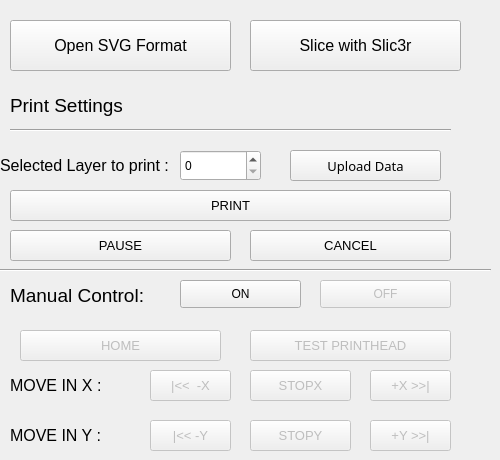
    <widget class="QWidget" name="control_tab_4">
     <attribute name="title">
      <string>Control</string>
     </attribute>
     <widget class="QPushButton" name="slicer">
      <property name="geometry">
       <rect>
        <x>250</x>
        <y>20</y>
        <width>211</width>
        <height>51</height>
       </rect>
      </property>
      <property name="font">
       <font>
        <pointsize>12</pointsize>
        <weight>50</weight>
        <bold>false</bold>
       </font>
      </property>
      <property name="text">
       <string>Slice with Slic3r</string>
      </property>
     </widget>
     <widget class="QLabel" name="Printsettings">
      <property name="geometry">
       <rect>
        <x>10</x>
        <y>90</y>
        <width>171</width>
        <height>31</height>
       </rect>
      </property>
      <property name="font">
       <font>
        <pointsize>14</pointsize>
       </font>
      </property>
      <property name="text">
       <string>Print Settings</string>
      </property>
      <property name="scaledContents">
       <bool>true</bool>
      </property>
      <property name="alignment">
       <set>Qt::AlignLeading|Qt::AlignLeft|Qt::AlignVCenter</set>
      </property>
      <property name="wordWrap">
       <bool>false</bool>
      </property>
     </widget>
     <widget class="QLabel" name="Selectedlayer">
      <property name="geometry">
       <rect>
        <x>0</x>
        <y>150</y>
        <width>201</width>
        <height>31</height>
       </rect>
      </property>
      <property name="font">
       <font>
        <pointsize>12</pointsize>
       </font>
      </property>
      <property name="frameShape">
       <enum>QFrame::NoFrame</enum>
      </property>
      <property name="frameShadow">
       <enum>QFrame::Sunken</enum>
      </property>
      <property name="text">
       <string>Selected Layer to print :</string>
      </property>
      <property name="scaledContents">
       <bool>true</bool>
      </property>
      <property name="alignment">
       <set>Qt::AlignLeading|Qt::AlignLeft|Qt::AlignVCenter</set>
      </property>
      <property name="wordWrap">
       <bool>false</bool>
      </property>
     </widget>
     <widget class="Line" name="line">
      <property name="geometry">
       <rect>
        <x>10</x>
        <y>120</y>
        <width>441</width>
        <height>20</height>
       </rect>
      </property>
      <property name="orientation">
       <enum>Qt::Horizontal</enum>
      </property>
     </widget>
     <widget class="QPushButton" name="opensvg">
      <property name="geometry">
       <rect>
        <x>10</x>
        <y>20</y>
        <width>221</width>
        <height>51</height>
       </rect>
      </property>
      <property name="font">
       <font>
        <pointsize>12</pointsize>
        <weight>50</weight>
        <bold>false</bold>
       </font>
      </property>
      <property name="text">
       <string>Open SVG Format</string>
      </property>
     </widget>
     <widget class="QPushButton" name="uploaddata">
      <property name="enabled">
       <bool>true</bool>
      </property>
      <property name="geometry">
       <rect>
        <x>290</x>
        <y>150</y>
        <width>151</width>
        <height>31</height>
       </rect>
      </property>
      <property name="font">
       <font>
        <family>Franklin Gothic Medium Cond</family>
        <pointsize>10</pointsize>
        <weight>50</weight>
        <bold>false</bold>
        <underline>false</underline>
       </font>
      </property>
      <property name="text">
       <string>Upload Data</string>
      </property>
     </widget>
     <widget class="QPushButton" name="print">
      <property name="enabled">
       <bool>true</bool>
      </property>
      <property name="geometry">
       <rect>
        <x>10</x>
        <y>190</y>
        <width>441</width>
        <height>31</height>
       </rect>
      </property>
      <property name="font">
       <font>
        <pointsize>10</pointsize>
       </font>
      </property>
      <property name="text">
       <string>PRINT</string>
      </property>
      <property name="checkable">
       <bool>false</bool>
      </property>
      <property name="autoDefault">
       <bool>false</bool>
      </property>
      <property name="default">
       <bool>false</bool>
      </property>
      <property name="flat">
       <bool>false</bool>
      </property>
     </widget>
     <widget class="QPushButton" name="pauseprint">
      <property name="enabled">
       <bool>true</bool>
      </property>
      <property name="geometry">
       <rect>
        <x>10</x>
        <y>230</y>
        <width>221</width>
        <height>31</height>
       </rect>
      </property>
      <property name="font">
       <font>
        <pointsize>10</pointsize>
       </font>
      </property>
      <property name="text">
       <string>PAUSE</string>
      </property>
     </widget>
     <widget class="QPushButton" name="cancelprint">
      <property name="enabled">
       <bool>true</bool>
      </property>
      <property name="geometry">
       <rect>
        <x>250</x>
        <y>230</y>
        <width>201</width>
        <height>31</height>
       </rect>
      </property>
      <property name="font">
       <font>
        <pointsize>10</pointsize>
       </font>
      </property>
      <property name="text">
       <string>CANCEL</string>
      </property>
     </widget>
     <widget class="QPushButton" name="moveposx">
      <property name="enabled">
       <bool>false</bool>
      </property>
      <property name="geometry">
       <rect>
        <x>370</x>
        <y>370</y>
        <width>81</width>
        <height>31</height>
       </rect>
      </property>
      <property name="font">
       <font>
        <pointsize>10</pointsize>
       </font>
      </property>
      <property name="text">
       <string>+X &gt;&gt;|</string>
      </property>
     </widget>
     <widget class="QPushButton" name="testprinthead">
      <property name="enabled">
       <bool>false</bool>
      </property>
      <property name="geometry">
       <rect>
        <x>250</x>
        <y>330</y>
        <width>201</width>
        <height>31</height>
       </rect>
      </property>
      <property name="font">
       <font>
        <pointsize>10</pointsize>
       </font>
      </property>
      <property name="text">
       <string>TEST PRINTHEAD</string>
      </property>
     </widget>
     <widget class="QLabel" name="movexlabel">
      <property name="geometry">
       <rect>
        <x>10</x>
        <y>370</y>
        <width>91</width>
        <height>31</height>
       </rect>
      </property>
      <property name="font">
       <font>
        <pointsize>12</pointsize>
       </font>
      </property>
      <property name="frameShape">
       <enum>QFrame::NoFrame</enum>
      </property>
      <property name="frameShadow">
       <enum>QFrame::Sunken</enum>
      </property>
      <property name="text">
       <string>MOVE IN X :</string>
      </property>
      <property name="scaledContents">
       <bool>true</bool>
      </property>
      <property name="alignment">
       <set>Qt::AlignLeading|Qt::AlignLeft|Qt::AlignVCenter</set>
      </property>
      <property name="wordWrap">
       <bool>false</bool>
      </property>
     </widget>
     <widget class="QPushButton" name="movenegx">
      <property name="enabled">
       <bool>false</bool>
      </property>
      <property name="geometry">
       <rect>
        <x>150</x>
        <y>370</y>
        <width>81</width>
        <height>31</height>
       </rect>
      </property>
      <property name="font">
       <font>
        <pointsize>10</pointsize>
       </font>
      </property>
      <property name="text">
       <string>|&lt;&lt;  -X</string>
      </property>
     </widget>
     <widget class="QLabel" name="moveYlabel">
      <property name="geometry">
       <rect>
        <x>10</x>
        <y>420</y>
        <width>91</width>
        <height>31</height>
       </rect>
      </property>
      <property name="font">
       <font>
        <pointsize>12</pointsize>
       </font>
      </property>
      <property name="frameShape">
       <enum>QFrame::NoFrame</enum>
      </property>
      <property name="frameShadow">
       <enum>QFrame::Sunken</enum>
      </property>
      <property name="text">
       <string>MOVE IN Y :</string>
      </property>
      <property name="scaledContents">
       <bool>true</bool>
      </property>
      <property name="alignment">
       <set>Qt::AlignLeading|Qt::AlignLeft|Qt::AlignVCenter</set>
      </property>
      <property name="wordWrap">
       <bool>false</bool>
      </property>
     </widget>
     <widget class="QPushButton" name="movenegy">
      <property name="enabled">
       <bool>false</bool>
      </property>
      <property name="geometry">
       <rect>
        <x>150</x>
        <y>420</y>
        <width>81</width>
        <height>31</height>
       </rect>
      </property>
      <property name="font">
       <font>
        <pointsize>10</pointsize>
       </font>
      </property>
      <property name="text">
       <string>|&lt;&lt; -Y</string>
      </property>
     </widget>
     <widget class="QPushButton" name="moveposy">
      <property name="enabled">
       <bool>false</bool>
      </property>
      <property name="geometry">
       <rect>
        <x>370</x>
        <y>420</y>
        <width>81</width>
        <height>31</height>
       </rect>
      </property>
      <property name="font">
       <font>
        <pointsize>10</pointsize>
       </font>
      </property>
      <property name="text">
       <string>+Y &gt;&gt;|</string>
      </property>
     </widget>
     <widget class="Line" name="line_6">
      <property name="geometry">
       <rect>
        <x>0</x>
        <y>260</y>
        <width>491</width>
        <height>20</height>
       </rect>
      </property>
      <property name="orientation">
       <enum>Qt::Horizontal</enum>
      </property>
     </widget>
     <widget class="QPushButton" name="stopx">
      <property name="enabled">
       <bool>false</bool>
      </property>
      <property name="geometry">
       <rect>
        <x>250</x>
        <y>370</y>
        <width>101</width>
        <height>31</height>
       </rect>
      </property>
      <property name="font">
       <font>
        <pointsize>10</pointsize>
       </font>
      </property>
      <property name="text">
       <string>STOPX</string>
      </property>
     </widget>
     <widget class="QPushButton" name="stopy">
      <property name="enabled">
       <bool>false</bool>
      </property>
      <property name="geometry">
       <rect>
        <x>250</x>
        <y>420</y>
        <width>101</width>
        <height>31</height>
       </rect>
      </property>
      <property name="font">
       <font>
        <pointsize>10</pointsize>
       </font>
      </property>
      <property name="text">
       <string>STOPY</string>
      </property>
     </widget>
     <widget class="QPushButton" name="homebutton">
      <property name="enabled">
       <bool>false</bool>
      </property>
      <property name="geometry">
       <rect>
        <x>20</x>
        <y>330</y>
        <width>201</width>
        <height>31</height>
       </rect>
      </property>
      <property name="font">
       <font>
        <pointsize>10</pointsize>
       </font>
      </property>
      <property name="text">
       <string>HOME</string>
      </property>
     </widget>
     <widget class="QLabel" name="Printsettings_2">
      <property name="geometry">
       <rect>
        <x>10</x>
        <y>280</y>
        <width>171</width>
        <height>31</height>
       </rect>
      </property>
      <property name="font">
       <font>
        <pointsize>14</pointsize>
       </font>
      </property>
      <property name="text">
       <string>Manual Control:</string>
      </property>
      <property name="scaledContents">
       <bool>true</bool>
      </property>
      <property name="alignment">
       <set>Qt::AlignLeading|Qt::AlignLeft|Qt::AlignVCenter</set>
      </property>
      <property name="wordWrap">
       <bool>false</bool>
      </property>
     </widget>
     <widget class="QPushButton" name="manualON">
      <property name="geometry">
       <rect>
        <x>180</x>
        <y>280</y>
        <width>121</width>
        <height>28</height>
       </rect>
      </property>
      <property name="text">
       <string>ON</string>
      </property>
     </widget>
     <widget class="QPushButton" name="manualOFF">
      <property name="enabled">
       <bool>false</bool>
      </property>
      <property name="geometry">
       <rect>
        <x>320</x>
        <y>280</y>
        <width>131</width>
        <height>28</height>
       </rect>
      </property>
      <property name="text">
       <string>OFF</string>
      </property>
     </widget>
     <widget class="QSpinBox" name="layer_numb">
      <property name="geometry">
       <rect>
        <x>180</x>
        <y>150</y>
        <width>81</width>
        <height>31</height>
       </rect>
      </property>
      <property name="acceptDrops">
       <bool>false</bool>
      </property>
      <property name="wrapping">
       <bool>false</bool>
      </property>
      <property name="buttonSymbols">
       <enum>QAbstractSpinBox::UpDownArrows</enum>
      </property>
      <property name="maximum">
       <number>10000</number>
      </property>
      <property name="value">
       <number>0</number>
      </property>
      <property name="displayIntegerBase">
       <number>10</number>
      </property>
     </widget>
    </widget>
